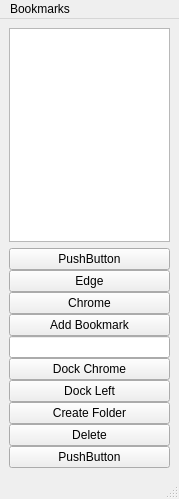
<?xml version="1.0" encoding="UTF-8"?>
<ui version="4.0">
 <class>MainWindow</class>
 <widget class="QMainWindow" name="MainWindow">
  <property name="geometry">
   <rect>
    <x>0</x>
    <y>0</y>
    <width>179</width>
    <height>499</height>
   </rect>
  </property>
  <property name="sizePolicy">
   <sizepolicy hsizetype="Preferred" vsizetype="Preferred">
    <horstretch>0</horstretch>
    <verstretch>0</verstretch>
   </sizepolicy>
  </property>
  <property name="windowTitle">
   <string>MainWindow</string>
  </property>
  <widget class="QWidget" name="centralwidget">
   <layout class="QVBoxLayout" name="verticalLayout_2">
    <item>
     <widget class="QTreeView" name="treeView">
      <property name="layoutDirection">
       <enum>Qt::LeftToRight</enum>
      </property>
      <property name="frameShadow">
       <enum>QFrame::Plain</enum>
      </property>
      <property name="lineWidth">
       <number>1</number>
      </property>
      <property name="indentation">
       <number>20</number>
      </property>
      <attribute name="headerVisible">
       <bool>false</bool>
      </attribute>
     </widget>
    </item>
    <item>
     <layout class="QVBoxLayout" name="verticalLayout">
      <property name="spacing">
       <number>0</number>
      </property>
      <property name="sizeConstraint">
       <enum>QLayout::SetFixedSize</enum>
      </property>
      <property name="leftMargin">
       <number>0</number>
      </property>
      <item>
       <widget class="QPushButton" name="pushButton">
        <property name="text">
         <string>PushButton</string>
        </property>
       </widget>
      </item>
      <item>
       <widget class="QPushButton" name="startEdge">
        <property name="text">
         <string>Edge</string>
        </property>
       </widget>
      </item>
      <item>
       <widget class="QPushButton" name="pushStartChrome">
        <property name="text">
         <string>Chrome</string>
        </property>
       </widget>
      </item>
      <item>
       <widget class="QPushButton" name="buttonAddBookmark">
        <property name="text">
         <string>Add Bookmark</string>
        </property>
       </widget>
      </item>
      <item>
       <widget class="QLineEdit" name="bookmarkDirectory"/>
      </item>
      <item>
       <widget class="QPushButton" name="dockChromeRight">
        <property name="text">
         <string>Dock Chrome</string>
        </property>
       </widget>
      </item>
      <item>
       <widget class="QPushButton" name="pushDockLeft">
        <property name="text">
         <string>Dock Left</string>
        </property>
       </widget>
      </item>
      <item>
       <widget class="QPushButton" name="pushCreateFolder">
        <property name="text">
         <string>Create Folder</string>
        </property>
       </widget>
      </item>
      <item>
       <widget class="QPushButton" name="pushDelete">
        <property name="text">
         <string>Delete</string>
        </property>
       </widget>
      </item>
      <item>
       <widget class="QPushButton" name="pushButton_3">
        <property name="text">
         <string>PushButton</string>
        </property>
       </widget>
      </item>
     </layout>
    </item>
   </layout>
  </widget>
  <widget class="QMenuBar" name="menubar">
   <property name="geometry">
    <rect>
     <x>0</x>
     <y>0</y>
     <width>179</width>
     <height>21</height>
    </rect>
   </property>
   <widget class="QMenu" name="menuBookmarks">
    <property name="title">
     <string>Bookmarks</string>
    </property>
   </widget>
   <addaction name="menuBookmarks"/>
  </widget>
  <widget class="QStatusBar" name="statusbar"/>
 </widget>
 <resources/>
 <connections/>
</ui>
